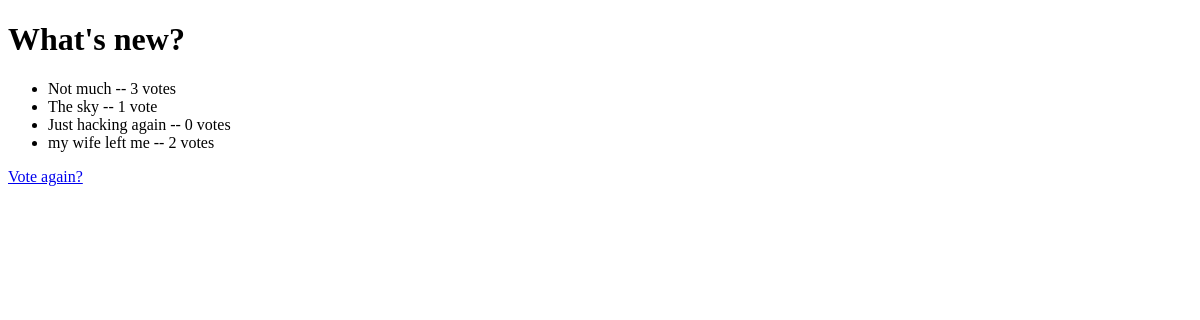
/polls/1/results/, run on an earlier commit of the app's database.
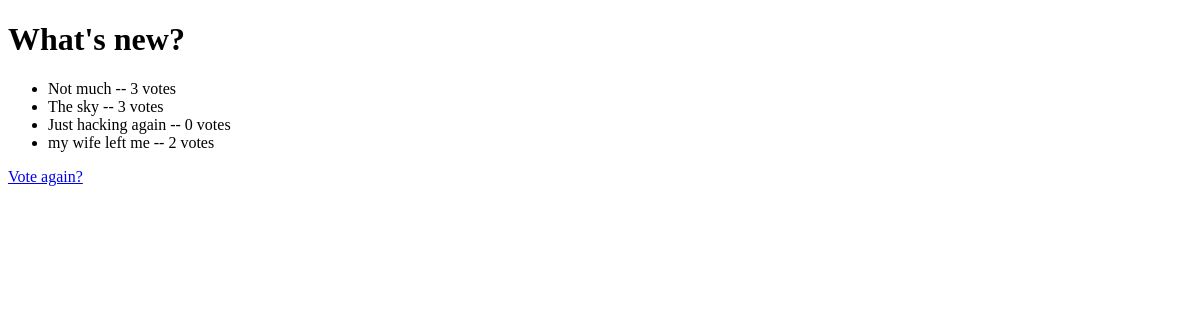
And on a later commit of the database.
### polls/models.py (models this page shows, shortened)
class Choice(models.Model):
    question = models.ForeignKey(Question, on_delete=models.CASCADE)
    choice_text = models.CharField(max_length=200)
    votes = models.IntegerField(default=0)

### polls/views.py (the view)
# urls.py: path("<int:pk>/results/", views.ResultsView.as_view(), name="results"),
class ResultsView(generic.DetailView):
    model = Question
    template_name = "polls/results.html"

### polls/templates/polls/results.html
{% extends "base.html" %}
{% block content %}
<h1>{{ question.question_text }}</h1>
<ul>
{% for choice in question.choice_set.all %}
    <li>{{ choice.choice_text }} -- {{ choice.votes }} vote{{ choice.votes|pluralize }}</li>
{% endfor %}
</ul>
<a href="{% url 'polls:detail' question.id %}">Vote again?</a>
{% endblock content %}

What changed in the data, as far as the page shows it:
changed Choice "The sky": votes "1" → "3"
